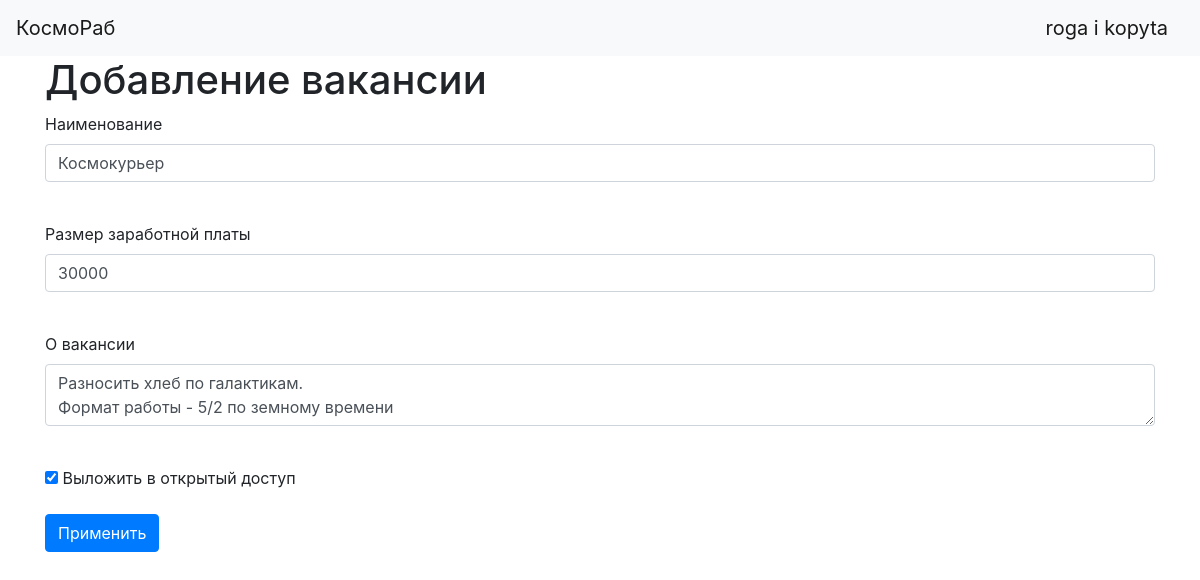
Screenshot of /edit_job/1 (signed in) with the database file from the repository.
### data/users.py (models this page shows, shortened)
class User(SqlAlchemyBase, UserMixin):
    __tablename__ = 'users'
    id = sqlalchemy.Column(sqlalchemy.Integer,
                           primary_key=True, autoincrement=True)
    type = sqlalchemy.Column(sqlalchemy.String, nullable=False)
    name = sqlalchemy.Column(sqlalchemy.String, nullable=True)
    about = sqlalchemy.Column(sqlalchemy.String, nullable=True)
    email = sqlalchemy.Column(sqlalchemy.String,
                              index=True, unique=True, nullable=True)
    hashed_password = sqlalchemy.Column(sqlalchemy.String, nullable=True)
    created_date = sqlalchemy.Column(sqlalchemy.DateTime,
                                     default=datetime.datetime.now)
    jobs = orm.relationship("Job", back_populates='user')

### data/jobs.py (models this page shows)
class Job(SqlAlchemyBase):
    __tablename__ = 'jobs'
    id = sqlalchemy.Column(sqlalchemy.Integer,
                           primary_key=True, autoincrement=True)
    title = sqlalchemy.Column(sqlalchemy.String, nullable=True)
    salary = sqlalchemy.Column(sqlalchemy.Integer, nullable=True)
    about = sqlalchemy.Column(sqlalchemy.String, nullable=True)
    is_public = sqlalchemy.Column(sqlalchemy.Boolean, default=True)
    created_date = sqlalchemy.Column(sqlalchemy.DateTime,
                                     default=datetime.datetime.now)
    user_id = sqlalchemy.Column(sqlalchemy.Integer,
                                sqlalchemy.ForeignKey("users.id"))
    user = orm.relationship('User')

### main.py (the view, shortened to what this page needs)
@app.route('/edit_job/<int:id>', methods=['GET', 'POST'])
@login_required
def edit_job(id):
    form = JobForm()
    if request.method == "GET":
        db_sess = db_session.create_session()
        job = db_sess.query(Job).filter(Job.id == id,
                                          Job.user == current_user
                                          ).first()
        if job:
            form.title.data = job.title
            form.about.data = job.about
            form.salary.data = job.salary
            form.is_public.data = job.is_public
        else:
            abort(404)
    return render_template('edit_job.html',
                           title='Редактирование вакансии',
                           form=form
                           )

### data/forms.py
class JobForm(FlaskForm):
    title = StringField('Наименование', validators=[DataRequired()])
    salary = IntegerField('Размер заработной платы', validators=[DataRequired()])
    about = TextAreaField("О вакансии")
    is_public = BooleanField("Выложить в открытый доступ")
    submit = SubmitField('Применить')

### data/db_session.py (called while the page is built)
def create_session() -> Session:
    global __factory
    return __factory()

### main.py (called while the page is built)
@login_manager.user_loader
def load_user(user_id):
    db_sess = db_session.create_session()
    return db_sess.query(User).get(user_id)

### templates/edit_job.html (shortened to what this page needs)
{% extends "base.html" %}
{% block content %}
<h1>Добавление вакансии</h1>
<form action="" method="post">
    <p>
        {{ form.title.label }}<br>
        {{ form.title(class="form-control") }}<br>
    </p>
    <p>
        {{ form.salary.label }}<br>
        {{ form.salary(class="form-control") }}<br>
    </p>
    <p>
        {{ form.about.label }}<br>
        {{ form.about(class="form-control") }}<br>
    </p>
    <p>{{ form.is_public() }} {{ form.is_public.label }}</p>
    <p>{{ form.submit(type="submit", class="btn btn-primary") }}</p>
</form>
{% endblock %}

### templates/base.html (shortened to what this page needs)
<!doctype html>
<html lang="en">
<head>
    <link rel="stylesheet"
          href="https://stackpath.bootstrapcdn.com/bootstrap/4.4.1/css/bootstrap.min.css"
>
</head>
<body>
<header>
    <nav class="navbar navbar-light bg-light">
        <a class="navbar-brand" href="/home">КосмоРаб</a>
        {% if current_user.is_authenticated %}
            <a class="navbar-brand" href="/logout">{{ current_user.name }}</a>
        {% else %}
            <p>
                <a class="btn btn-primary " href="/register">Зарегистрироваться</a>
                <a class="btn btn-success" href="/login">Войти</a>
            </p>
        {% endif %}
    </nav>
</header>
<main role="main" class="container">
    {% block content %}{% endblock %}
</main>
</body>
</html>

### rows the page displays
User: name "roga i kopyta"
Job: title "Космокурьер", salary "30000", about "Разносить хлеб по галактикам. Формат работы - 5/2 по земному времени", is_public "☑"
